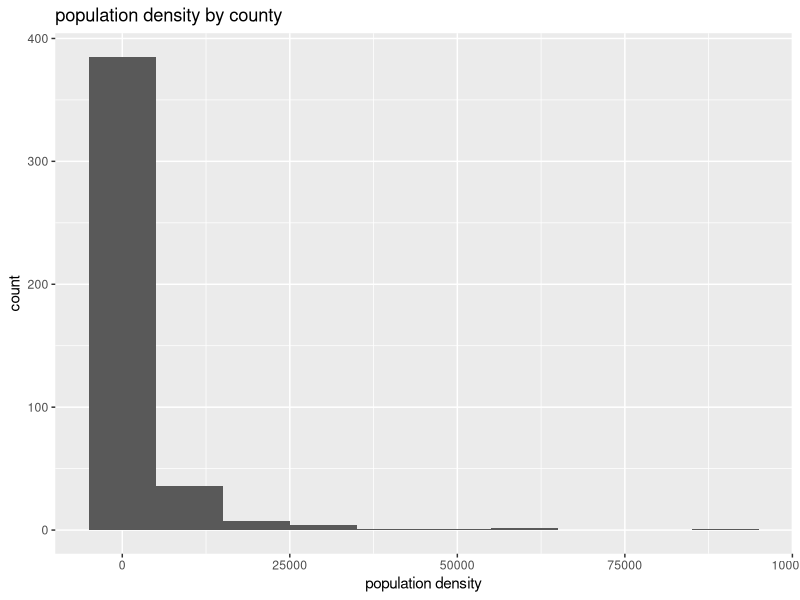
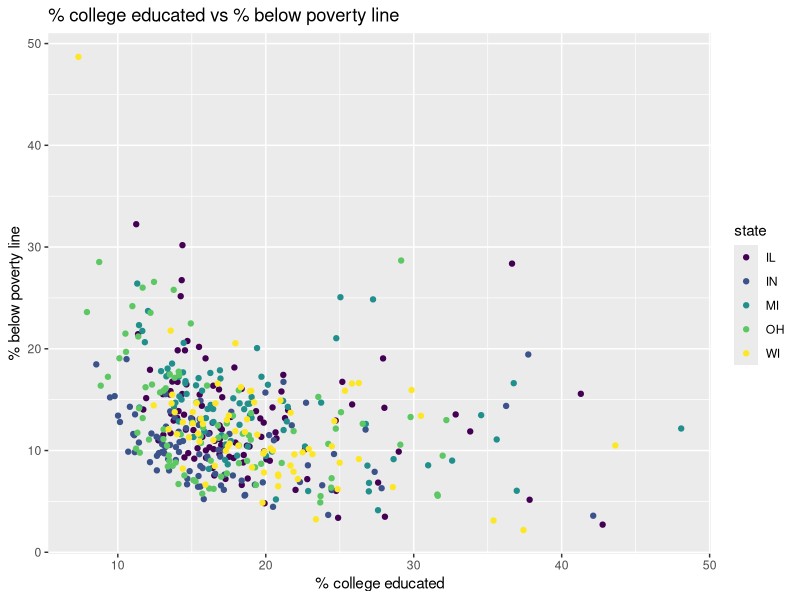
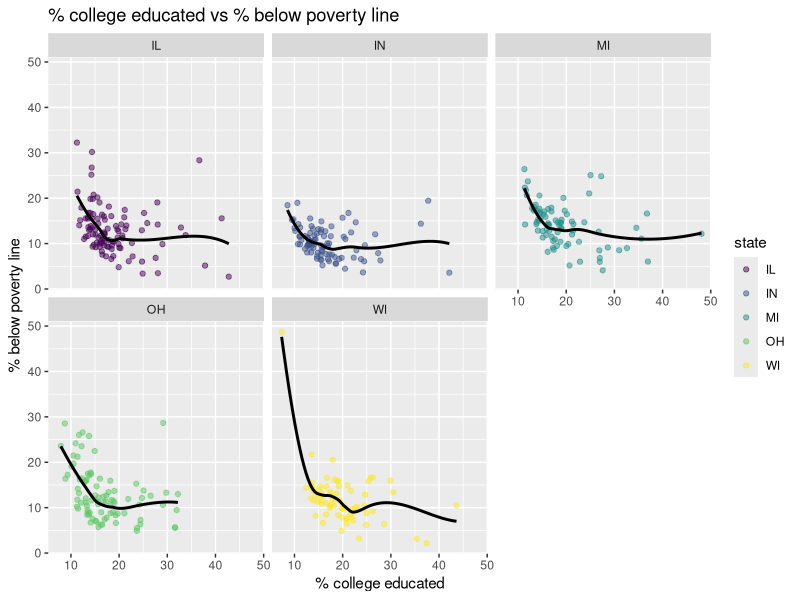

Here is the R script that generated these plots, in order:
## ---- chunk 1
#| label: load-packages
#| message: false

library(tidyverse)
library(viridis)
## ---- chunk 2

glimpse(midwest)
## ---- chunk 3
#|histogram-of-population-density-of-counties
ggplot(midwest, aes(x=popdensity)) +
  geom_histogram(binwidth=10000) +
  labs (x="population density",
        y="count",
        title= "population density by county")
## ---- chunk 4
#| scatterplot-college degree-below-poverty
ggplot(midwest, aes(x=percollege, y=percbelowpoverty, color=state)) +
  geom_point() +
  labs( x="% college educated",
    y="% below poverty line",
    title= "% college educated vs % below poverty line") +
  scale_color_viridis_d(option="D" )
## ---- chunk 5
#|separate-scatter-for-each-state
ggplot(midwest, aes(x=percollege, y=percbelowpoverty, color=state)) +
  geom_point(alpha=0.5) +
  labs( x="% college educated",
    y="% below poverty line",
    title= "% college educated vs % below poverty line") +
  scale_color_viridis_d(option="D" ) +
  facet_wrap("state") +
  geom_smooth(se=FALSE, color="black")
## ---- chunk 6

## ---- chunk 7

## ---- chunk 8

